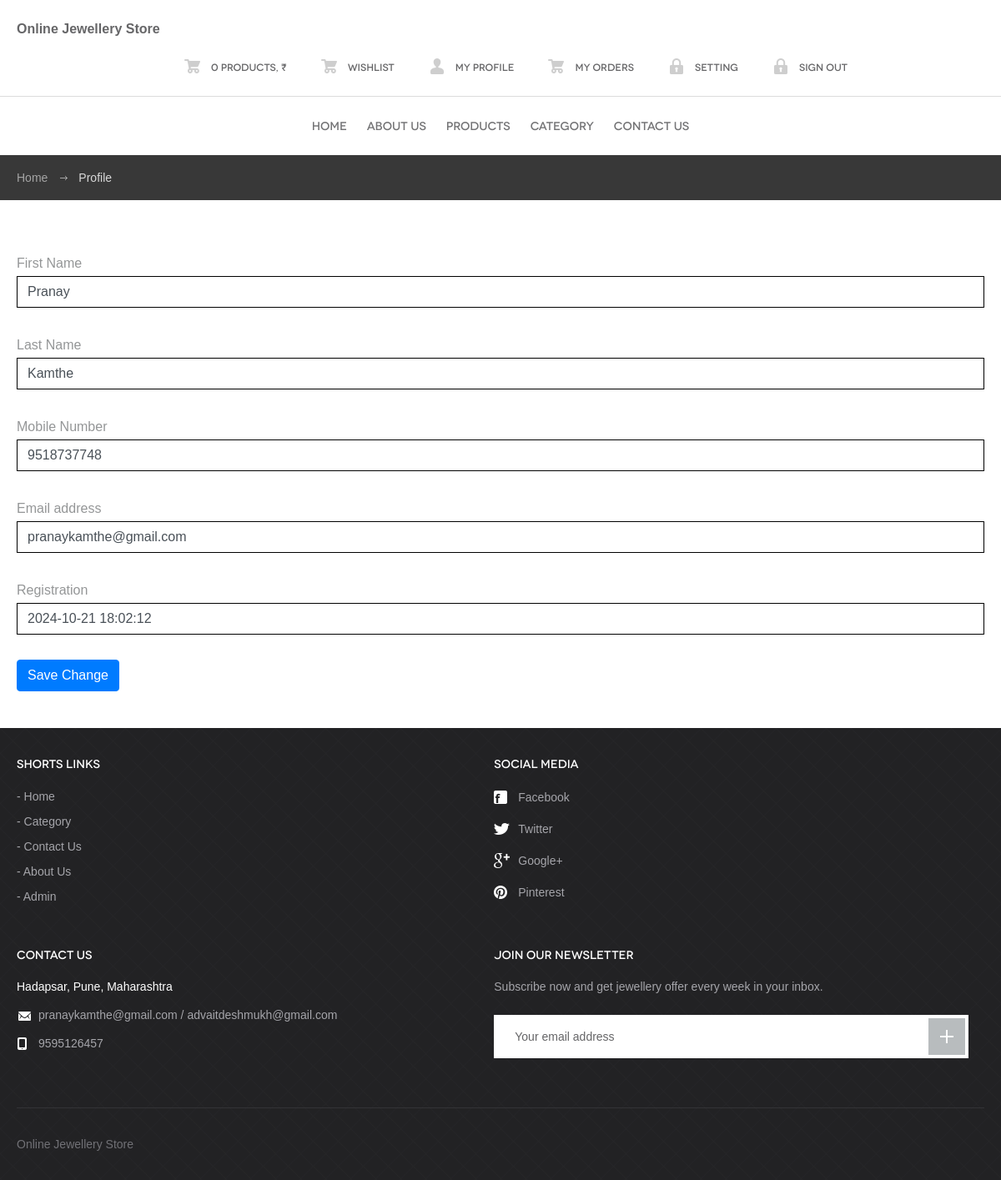
The page /SJOS/profile.php (signed in) on the database its author committed.
### tables this page shows
CREATE TABLE `users` (
  `id` int(11) NOT NULL,
  `FirstName` varchar(255) DEFAULT NULL,
  `LastName` varchar(255) DEFAULT NULL,
  `Email` varchar(255) DEFAULT NULL,
  `MobileNumber` bigint(11) DEFAULT NULL,
  `Password` varchar(255) DEFAULT NULL,
  `regDate` timestamp NOT NULL DEFAULT current_timestamp()
);

CREATE TABLE `tblpage` (
  `ID` int(10) NOT NULL,
  `PageType` varchar(200) DEFAULT NULL,
  `PageTitle` mediumtext DEFAULT NULL,
  `PageDescription` mediumtext DEFAULT NULL,
  `Email` varchar(200) DEFAULT NULL,
  `MobileNumber` bigint(10) DEFAULT NULL,
  `UpdationDate` date DEFAULT NULL,
  `Timing` varchar(200) NOT NULL
);

### SJOS/profile.php (the view, shortened to what this page needs)
<?php
include_once('includes/config.php');
if (strlen($_SESSION['jsmsuid']==0)) {
  header('location:logout.php');
  } else{
    ?>
<!DOCTYPE html>
<html lang="en">
<head>
	<link rel="stylesheet" media="all" href="css/style.css">
</head>
<body>
	<?php include_once('includes/header.php');?>
	<div id="breadcrumbs">
		<div class="container">
			<ul>
				<li><a href="index.php">Home</a></li>
				<li>Profile</li>
			</ul>
		</div>
	</div>
	<div id="body">
		<div class="container">
			<div id="content" class="full">
				<div class="cart-table">
					 <form action="#" method="post">
					 	<?php
$uid=$_SESSION['jsmsuid'];
$ret=mysqli_query($con,"select * from users where id='$uid'");
while ($row=mysqli_fetch_array($ret)) {
?>
                                   	      <label> First Name</label>
                                          <input type="text" name="firstname" required="true" class="form-control" value="<?php  echo $row['FirstName'];?>">
                                            <br>
                                          	<label> Last Name</label>
                                          <input type="text" name="lastname" required="true" class="form-control" value="<?php  echo $row['LastName'];?>">
                                           <br>
                                          	<label> Mobile Number</label>
                                          <input type="text" name="mobilenumber" maxlength="10" pattern="[0-9]{10}" readonly="true" class="form-control" value="<?php  echo $row['MobileNumber'];?>">
                                          <br>
                                          	<label> Email address</label>
                                          <input type="email" name="email" required="true" class="form-control" value="<?php  echo $row['Email'];?>"  readonly="true">
                                          <br>
                                          	<label>Registration</label>
                                         <input type="text" name="regdate" value="<?php  echo $row['regDate'];?>"  readonly="true" class="form-control">
                                          <br>
                                          <button class="btn btn-primary" type="submit" name="submit">Save Change</button>
                                   </form>
                                   <?php }?>
                                   </div>
			</div>
		</div>
	</div>
	<?php include_once('includes/footer.php');?>
</body>
</html><?php } ?>

### SJOS/includes/footer.php (shortened to what this page needs)
<footer id="footer">
              <div class="container">
                     <div class="cols">
                            <div class="col">
                                   <h3>Shorts Links</h3>
                                   <ul>
                                          <li><a href="index.php">Home </a></li>
                                          <li><a href="category.php">Category</a></li>
                                          <li><a href="contact.php">Contact Us</a></li>
                                          <li><a href="about.php">About Us</a></li>
                                          <li><a href="admin/index.php">Admin </a></li>
                                   </ul>
                            </div>
                            <div class="col media">
                                   <h3>Social media</h3>
                                   <ul class="social">
                                          <li><a href="#"><span class="ico ico-fb"></span>Facebook</a></li>
                                          <li><a href="#"><span class="ico ico-tw"></span>Twitter</a></li>
                                          <li><a href="#"><span class="ico ico-gp"></span>Google+</a></li>
                                          <li><a href="#"><span class="ico ico-pi"></span>Pinterest</a></li>
                                   </ul>
                            </div>
                            <div class="col contact">
                                   <?php
$ret=mysqli_query($con,"select * from tblpage where PageType='contactus' ");
while ($row=mysqli_fetch_array($ret)) {
?>
                                   <h3><?php  echo $row['PageTitle'];?></h3>
                                   <p style="color: white"><?php  echo $row['PageDescription'];?></p>
                                   <p><span class="ico ico-em"></span><?php  echo $row['Email'];?></p>
                                   <p><span class="ico ico-ph"></span><?php  echo $row['MobileNumber'];?></p><?php } ?>
                            </div>
                            <div class="col newsletter">
                                   <h3>Join our newsletter</h3>
                                   <p>Subscribe now and get jewellery offer every week in your inbox.</p>
                                   <form action="#" method="post">
                                         <input type="email" name="email" placeholder="Your email address">
                                          <button type="submit" name="sub"></button>
                                   </form>
                            </div>
                     </div>
                     <p class="copy">Online Jewellery Store</p>
              </div>
       </footer>

### rows shown on the page
users: firstname "Pranay", lastname "Kamthe", mobilenumber "9518737748", email "pranaykamthe@gmail.com", regdate "2024-10-21 18:02:12"
tblpage: PageTitle "CONTACT US", PageDescription "Hadapsar, Pune, Maharashtra", Email "pranaykamthe@gmail.com / advaitdeshmukh@gmail.com", MobileNumber "9595126457"

### other values the page prints
$resultss['totalp'] "0"
